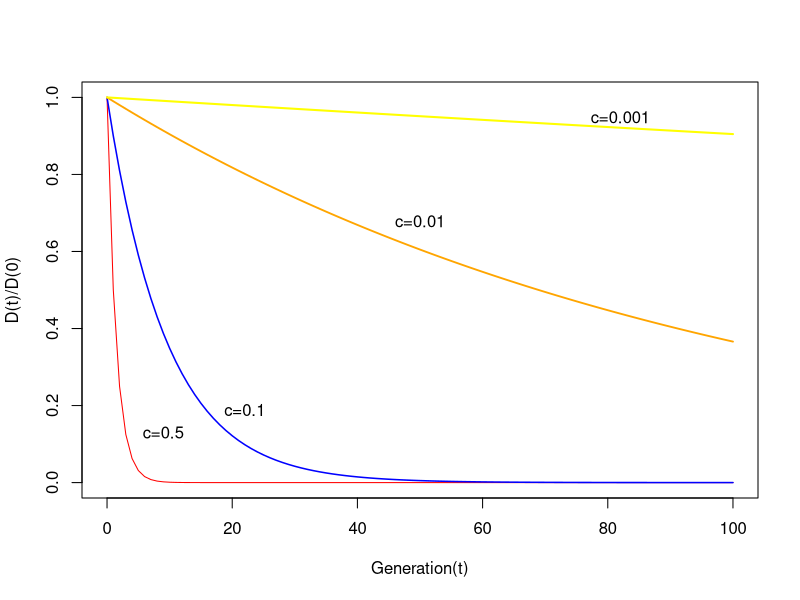

Source code (R):
## ---- chunk 1
f <- function(c, t) {
    value <- (1-c)^t
}
plot(x = 0:100, y = f(0.5, 0:100), type = 'l', col = 'red', lwd = 1, xlab = 'Generation(t)', ylab = 'D(t)/D(0)')
text(9, 0.13, 'c=0.5')
lines(0:100, f(0.1, 0:100), col = 'blue', lwd = 1.5)
text(22, 0.19, 'c=0.1')
lines(0:100, f(0.01, 0:100), col = 'orange', lwd = 1.8)
text(50, 0.68, 'c=0.01')
lines(0:100, f(0.001, 0:100), col = 'yellow', lwd = 2)
text(82, 0.95, 'c=0.001')
